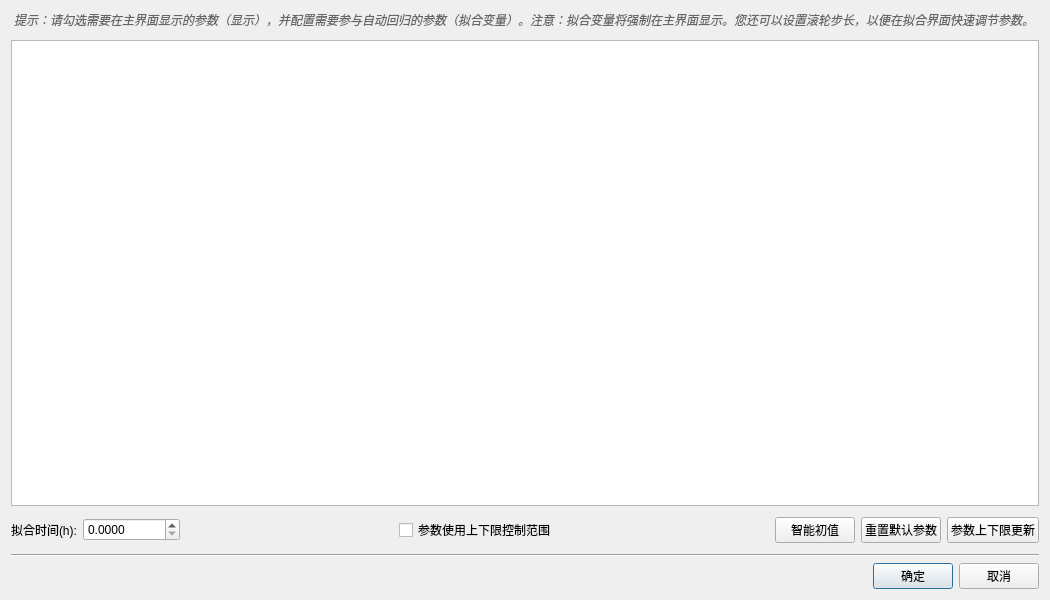
<?xml version="1.0" encoding="UTF-8"?>
<ui version="4.0">
 <class>ParamSelectDialog</class>
 <widget class="QDialog" name="ParamSelectDialog">
  <property name="geometry">
   <rect>
    <x>0</x>
    <y>0</y>
    <width>1050</width>
    <height>600</height>
   </rect>
  </property>
  <property name="windowTitle">
   <string>拟合参数配置</string>
  </property>
  <layout class="QVBoxLayout" name="verticalLayout">
   <item>
    <widget class="QLabel" name="labelTip">
     <property name="text">
      <string>提示：请勾选需要在主界面显示的参数（显示），并配置需要参与自动回归的参数（拟合变量）。注意：拟合变量将强制在主界面显示。您还可以设置滚轮步长，以便在拟合界面快速调节参数。</string>
     </property>
     <property name="wordWrap">
      <bool>true</bool>
     </property>
     <property name="styleSheet">
      <string notr="true">color: #666; font-style: italic; margin-bottom: 5px;</string>
     </property>
    </widget>
   </item>
   <item>
    <widget class="QTableWidget" name="tableWidget">
     <property name="alternatingRowColors">
      <bool>true</bool>
     </property>
     <property name="selectionMode">
      <enum>QAbstractItemView::NoSelection</enum>
     </property>
    </widget>
   </item>
   <item>
    <layout class="QHBoxLayout" name="horizontalLayout_Tools">
     <property name="topMargin">
      <number>5</number>
     </property>
     <property name="bottomMargin">
      <number>5</number>
     </property>
     <item>
      <widget class="QLabel" name="labelTime">
       <property name="text">
        <string>拟合时间(h):</string>
       </property>
      </widget>
     </item>
     <item>
      <widget class="QDoubleSpinBox" name="spinTimeMax">
       <property name="toolTip">
        <string>理论曲线计算的最大时间。默认与实测数据一致。</string>
       </property>
       <property name="decimals">
        <number>4</number>
       </property>
       <property name="maximum">
        <double>999999999.990000009536743</double>
       </property>
      </widget>
     </item>
     <item>
      <spacer name="horizontalSpacer_2">
       <property name="orientation">
        <enum>Qt::Horizontal</enum>
       </property>
       <property name="sizeHint" stdset="0">
        <size>
         <width>20</width>
         <height>20</height>
        </size>
       </property>
      </spacer>
     </item>
     <item>
      <widget class="QCheckBox" name="chkUseLimits">
       <property name="text">
        <string>参数使用上下限控制范围</string>
       </property>
       <property name="toolTip">
        <string>勾选后，拟合参数值严格在上下限范围内变动；不勾选，则参数值自动寻优，可超出限值。</string>
       </property>
      </widget>
     </item>
     <item>
      <spacer name="horizontalSpacer_3">
       <property name="orientation">
        <enum>Qt::Horizontal</enum>
       </property>
       <property name="sizeHint" stdset="0">
        <size>
         <width>20</width>
         <height>20</height>
        </size>
       </property>
      </spacer>
     </item>
     <item>
      <widget class="QPushButton" name="btnEstimateInitial">
       <property name="text">
        <string>智能初值</string>
       </property>
      </widget>
     </item>
     <item>
      <widget class="QPushButton" name="btnResetDefaults">
       <property name="text">
        <string>重置默认参数</string>
       </property>
      </widget>
     </item>
     <item>
      <widget class="QPushButton" name="btnAutoLimits">
       <property name="text">
        <string>参数上下限更新</string>
       </property>
      </widget>
     </item>
    </layout>
   </item>
   <item>
    <widget class="Line" name="line">
     <property name="orientation">
      <enum>Qt::Horizontal</enum>
     </property>
    </widget>
   </item>
   <item>
    <layout class="QHBoxLayout" name="horizontalLayout">
     <item>
      <spacer name="horizontalSpacer">
       <property name="orientation">
        <enum>Qt::Horizontal</enum>
       </property>
       <property name="sizeHint" stdset="0">
        <size>
         <width>40</width>
         <height>20</height>
        </size>
       </property>
      </spacer>
     </item>
     <item>
      <widget class="QPushButton" name="btnOk">
       <property name="text">
        <string>确定</string>
       </property>
       <property name="default">
        <bool>true</bool>
       </property>
      </widget>
     </item>
     <item>
      <widget class="QPushButton" name="btnCancel">
       <property name="text">
        <string>取消</string>
       </property>
      </widget>
     </item>
    </layout>
   </item>
  </layout>
 </widget>
 <resources/>
 <connections/>
</ui>
